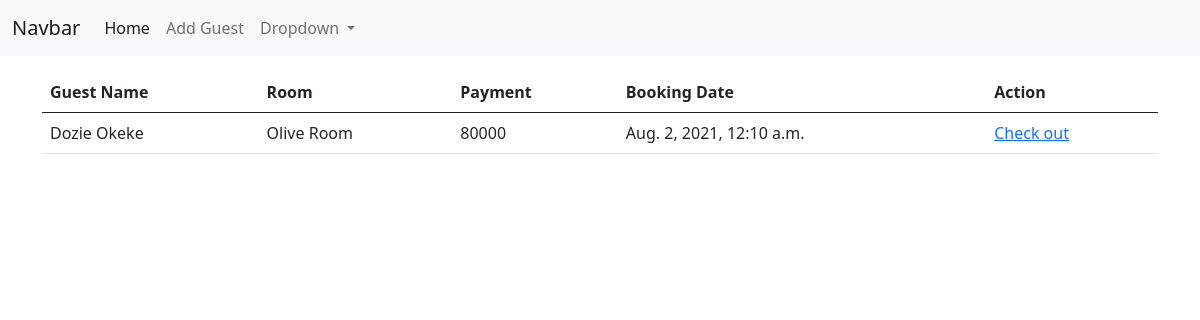
The page /all-guests/ (signed in) on the database its author committed.
### room/models.py (models this page shows)
class GuestModel(models.Model):
    guest_name = models.CharField(max_length=100)
    room = models.OneToOneField(RoomModel, on_delete=models.CASCADE)
    payment = models.PositiveIntegerField(default=0)
    date_booked = models.DateTimeField(auto_now_add=True)

class RoomModel(models.Model):
    room_type = (
        ('Basic', 'Basic'),
        ('Standard', 'Standard'),
        ('Executive', 'Executive')
    )
    room_name = models.CharField(max_length=100)
    room_category = models.CharField(choices=room_type, max_length=20)
    created_on = models.DateTimeField(auto_now_add=True)
    created_by = models.ForeignKey(User,on_delete=models.CASCADE)
    is_booked = models.BooleanField(default=False)
    def __str__(self):
        return self.room_name

### room/views.py (the view)
# urls.py: path('all-guests/', AllGuestsView, name='all-guests'),
@login_required
def AllGuestsView(request):
    obj = GuestModel.objects.all
    context = {'obj':obj}
    return render(request, 'room/all_guests.html', context)

### templates/room/all_guests.html
{% extends 'room/base.html' %}
{% block content %}
<div>
    <table class="table">
        <thead>
            <tr>
                <th scope="col">Guest Name</th>
                <th scope="col">Room</th>
                <th scope="col">Payment</th>
                <th scope="col">Booking Date</th>
                <th scope="col">Action</th>
            </tr>
        </thead>
        <tbody>
            {% if obj %}
            {% for o in obj %}
            <tr>
                <td>{{o.guest_name}}</td>
                <td>{{o.room}}</td>
                <td>{{o.payment}}</td>
                <td>{{o.date_booked}}</td>
                <td><a href="{% url 'check-out' o.pk %}">Check out</a></td>
            </tr>
            {% endfor %}
            {% endif %}
        </tbody>
    </table>
</div>
{% endblock content %}

### rows shown on the page
GuestModel: guest_name "Dozie Okeke", room "Olive Room", payment "80000", date_booked "Aug. 2, 2021, 12:10 a.m."
